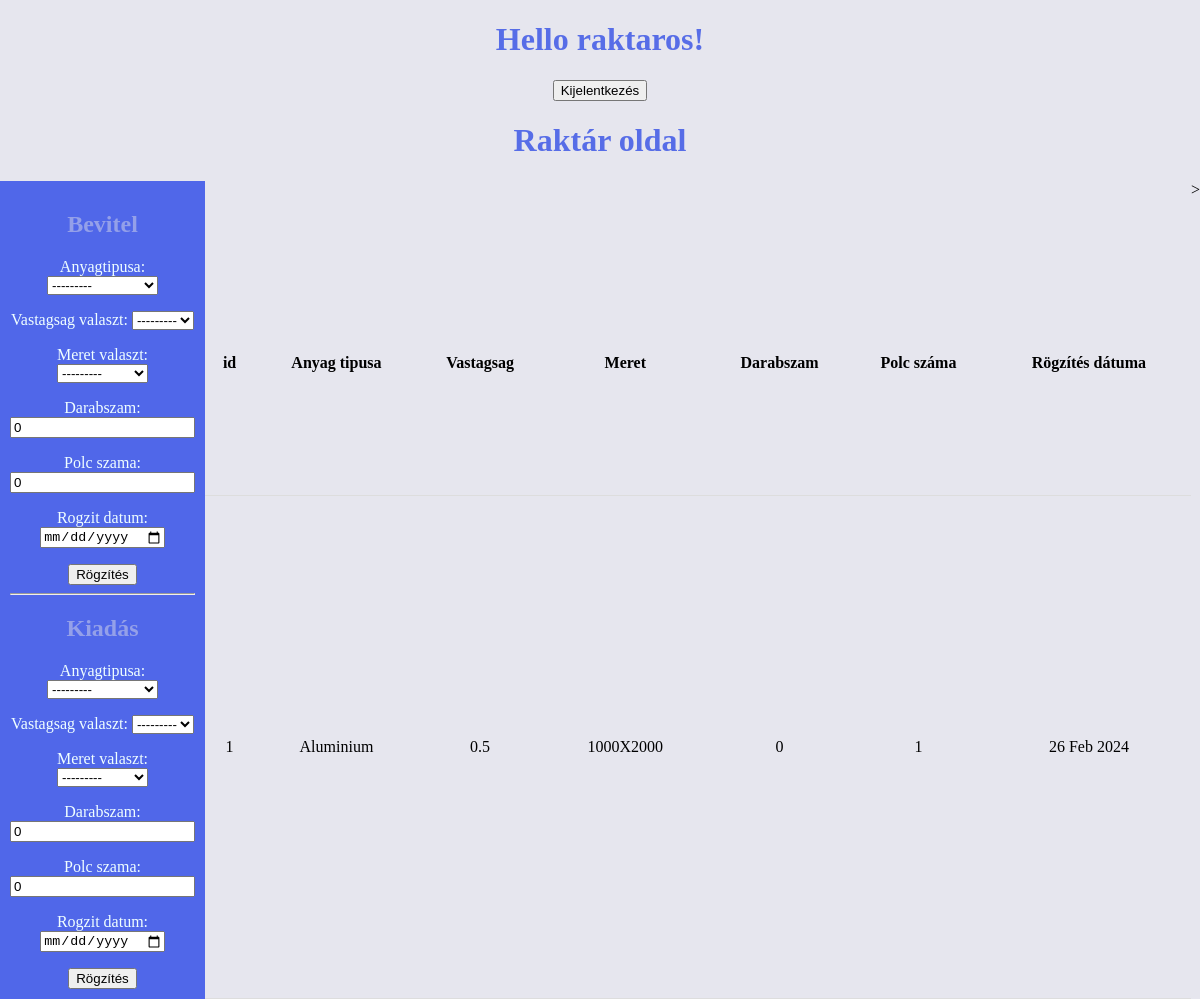
The app's page /raktar/ (signed in) with its own data.
### raktar_app/models.py (models this page shows, shortened)
class CustomUser(AbstractUser):
     raktaros = models.BooleanField(default=False)
     lezervago = models.BooleanField(default=False)

class Alapanyag(models.Model):
     anyagtipus = [
                        ("Aluminium" , "Aluminium"),
                        ("Horganyzott" , "Horganyzott"),
                        ("Plexi", "Plexi"),
                        ("Rozsdamentes","Rozsdamentes"),
                        ("Szénacél", "Szénacél") ]
     anyagtipusa= models.CharField(max_length = 20 ,choices = anyagtipus)
     vastagsag = [("0.5", "0.5"),
                  ("1.0", "1.0"),
                  ("1,5", "1,5"),
                  ("2.0", "2.0"),
                  ("2,5", "2,5")]
     vastagsag_valaszt = models.CharField(max_length = 10, choices = vastagsag)
     meret = [("1000X2000", "1000X2000"),
              ("1250X2500", "1250X2000"),
              ("1500X3000", "1500X3000"),
              ]
     meret_valaszt = models.CharField(max_length =30, choices = meret)
     darabszam = models.PositiveIntegerField(default=0)
     polc_szama = models.PositiveIntegerField(default=0)
     rogzit_datum = models.DateField()

### raktar_app/views.py (the view, shortened to what this page needs)
# urls.py: path('raktar/' ,views.bevitel_kiadas, name='raktar'),
def bevitel_kiadas( request):
     bevform = BevitelForm()
     kiform = KiadasForm()
     alapanyagok_lista = Alapanyag.objects.all()
     return render(request, 'raktar.html', { 'object_list':alapanyagok_lista,
                                            'bevform': bevform,
                                            'kiform': kiform })

### raktar_app/forms.py
class BevitelForm(forms.ModelForm):
    class Meta:
        DATE_FORMATS = ['%Y-%m-%d']
        model = Alapanyag
        fields = ('anyagtipusa',
                  'vastagsag_valaszt',
                  'meret_valaszt',
                  'darabszam',
                  'polc_szama',
                  'rogzit_datum' )
        widgets={'rogzit_datum': forms.DateInput(attrs={"type": "date"}, format = "%Y-%m-%d" )}

class KiadasForm(forms.ModelForm):
    class Meta:
        DATE_FORMATS = ['%Y-%m-%d']
        model = Alapanyag
        fields = ('anyagtipusa',
                  'vastagsag_valaszt',
                  'meret_valaszt',
                  'darabszam',
                  'polc_szama',
                  'rogzit_datum' )
        widgets={'rogzit_datum': forms.DateInput(attrs={"type": "date"}, format = "%Y-%m-%d" )}

### templates/raktar.html (shortened to what this page needs)
{% extends 'base.html'%}
{% block content%}
    {% if user.is_authenticated and user.raktaros == True%}
    <h1>Hello {{user.username}}!</h1>
    <form action="{% url 'logout' %}" method="post">
        <button type="submit">Kijelentkezés</button>
    </form>
    <h1>Raktár oldal</h1>
    <div class="raktarcontainer">
    <div class="raktaroldalsav">
        <form method="POST">
            <h2>Bevitel</h2>
            {{bevform.as_p}}
            <button name="bevitel" type="submit">Rögzítés</button>
        </form>
        <hr>
        <form method="POST">
            <h2>Kiadás</h2>
            {{kiform.as_p}}
            <button name="kiad" type="submit">Rögzítés</button>
        </form>
    </div>
    <div class="raktartartalom">
            <table>
                <tr>
                    <th>id</th>
                    <th>Anyag tipusa</th>
                    <th>Vastagsag</th>
                    <th>Meret</th>
                    <th>Darabszam</th>
                    <th>Polc száma</th>
                    <th>Rögzítés dátuma</th>
                </tr>
                {% for adatok in object_list%}
                <tr>
                    <td>{{adatok.id}}</td>
                    <td>{{adatok.anyagtipusa}}</td>
                    <td>{{adatok.vastagsag_valaszt}}</td>
                    <td>{{adatok.meret_valaszt}}</td>
                    <td>{{adatok.darabszam}}</td>
                    <td>{{adatok.polc_szama}}</td>
                    <td>{{adatok.rogzit_datum}}</td>
                </tr>
                {% endfor %}
            </table>
        </div>>
    </div>
    {%else%}
    <p>Nem vagy bejelentkezeve!</p>
    <a href="{%url 'login'%}">Bejelentkezés</a>
    {%endif%}
{%endblock%}

### raktar_app/static/css/style.css (style rules this page uses)
body { margin: 0; background-color: rgb(230, 230, 238); text-align: center; }
h1 { color: rgb(87, 109, 231); }
h2 { color: rgb(148, 160, 233); }
.raktarcontainer { width: 100vw; min-height: 100vh; display: flex; flex-direction: row; }
.raktaroldalsav { color: azure; height: auto; width: 20%; background-color: rgb(80, 103, 233); padding: 10px; }
.raktartartalom { margin: 0; width: 1280px; height: auto; display: flex; justify-content: end; }
table { margin-top: 50px; border-collapse: collapse; width: 100%; }
tr { border-bottom: 1px solid #ddd; }
td { position: sticky; padding: 10px; text-align: center; }

### records on screen
CustomUser: username "raktaros"
Alapanyag: id "1", anyagtipusa "Aluminium", vastagsag_valaszt "0.5", meret_valaszt "1000X2000", darabszam "0", polc_szama "1", rogzit_datum "26 Feb 2024"
